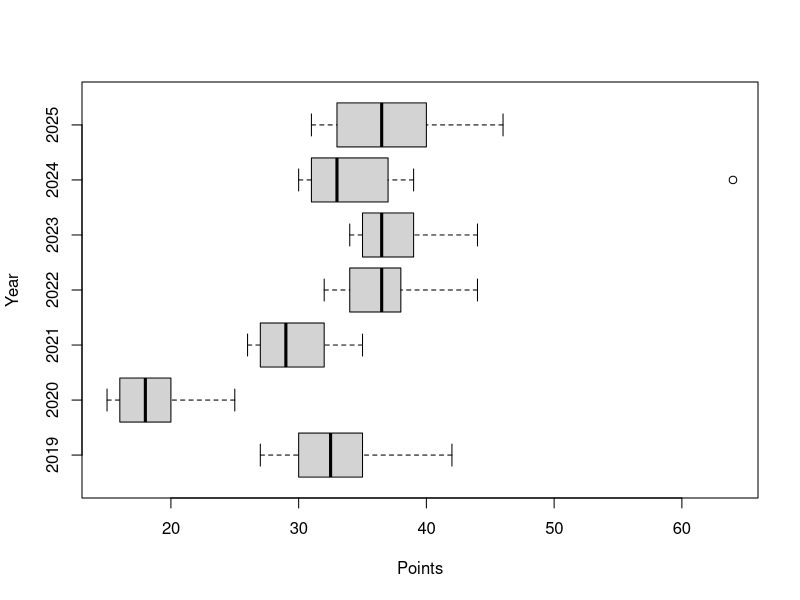
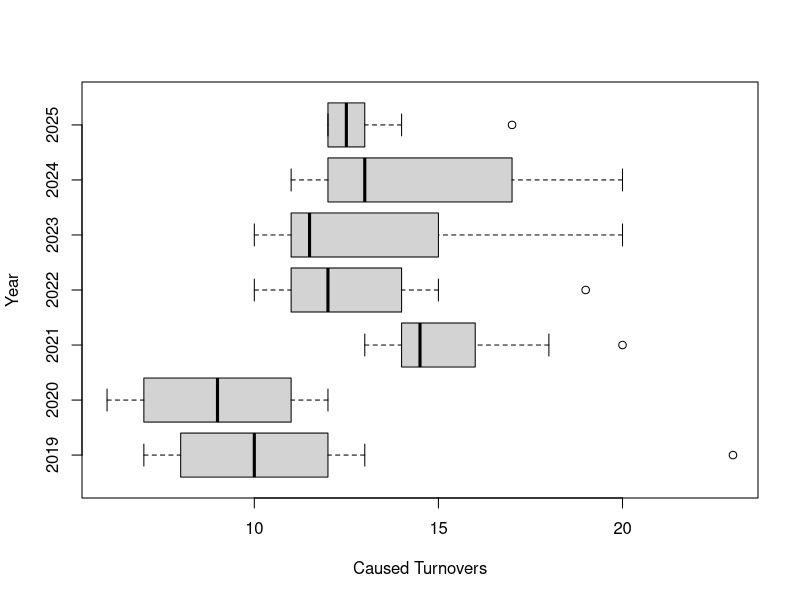

R code for these plots, in order:
## ---- chunk 1
knitr::opts_chunk$set(echo = TRUE)
## ---- chunk 2
Stats_2019 <- read.csv("pll-player-stats-2019.csv")
Stats_2020 <- read.csv("pll-player-stats-2020.csv")
Stats_2021 <- read.csv("pll-player-stats-2021.csv")
Stats_2022 <- read.csv("pll-player-stats-2022.csv")
Stats_2023 <- read.csv("pll-player-stats-2023.csv")
Stats_2024 <- read.csv("pll-player-stats-2024.csv")
Stats_2025 <- read.csv("pll-player-stats-2025.csv")
## ---- chunk 3
Stats_2019$UniqueID <- paste(Stats_2019$First.Name, Stats_2019$Last.Name, Stats_2019$Position, sep = '_')
Stats_2020$UniqueID <- paste(Stats_2020$First.Name, Stats_2020$Last.Name, Stats_2020$Position, sep = '_')
Stats_2021$UniqueID <- paste(Stats_2021$First.Name, Stats_2021$Last.Name, Stats_2021$Position, sep = '_')
Stats_2022$UniqueID <- paste(Stats_2022$First.Name, Stats_2022$Last.Name, Stats_2022$Position, sep = '_')
Stats_2023$UniqueID <- paste(Stats_2023$First.Name, Stats_2023$Last.Name, Stats_2023$Position, sep = '_')
Stats_2024$UniqueID <- paste(Stats_2024$First.Name, Stats_2024$Last.Name, Stats_2024$Position, sep = '_')
Stats_2025$UniqueID <- paste(Stats_2025$First.Name, Stats_2025$Last.Name, Stats_2025$Position, sep = '_')
Stats_2019$Year <- 2019
Stats_2020$Year <- 2020
Stats_2021$Year <- 2021
Stats_2022$Year <- 2022
Stats_2023$Year <- 2023
Stats_2024$Year <- 2024
Stats_2025$Year <- 2025

## ---- chunk 4
# First getting the top 10 players by overall points, scoring points, assists, caused turnovers, and ground balls

point_stats_2019 <- Stats_2019[ , c('First.Name', 'Last.Name', 'points', 'scoringPoints', 'assists', 'causedTurnovers', 'groundBalls', 'UniqueID', 'Year')]
top_ten_points_2019 <- head(point_stats_2019[order(point_stats_2019$points, decreasing = TRUE), ], 10)
top_ten_scoringPoints_2019 <- head(point_stats_2019[order(point_stats_2019$scoringPoints, decreasing = TRUE), ], 10)
top_ten_assists_2019 <- head(point_stats_2019[order(point_stats_2019$assists, decreasing = TRUE), ], 10)
top_ten_ct_2019 <- head(point_stats_2019[order(point_stats_2019$causedTurnovers, decreasing = TRUE), ], 10)
top_ten_gb_2019 <- head(point_stats_2019[order(point_stats_2019$groundBalls, decreasing = TRUE), ], 10)

# Combining the dataframes into one dataframe which is sorted by total points
combined19 <- rbind(top_ten_points_2019,
                  top_ten_scoringPoints_2019,
                  top_ten_assists_2019,
                  top_ten_ct_2019,
                  top_ten_gb_2019)

top_ten_performers_2019 <- combined19[order(-combined19$points), ]
top_ten_performers_2019 <- combined19[!duplicated(combined19$UniqueID), ]
## ---- chunk 5
#2020
point_stats_2020 <- Stats_2020[ , c('First.Name', 'Last.Name', 'points', 'scoringPoints', 'assists', 'causedTurnovers', 'groundBalls', 'UniqueID', 'Year')]
top_ten_points_2020 <- head(point_stats_2020[order(point_stats_2020$points, decreasing = TRUE), ], 10)
top_ten_scoringPoints_2020 <- head(point_stats_2020[order(point_stats_2020$scoringPoints, decreasing = TRUE), ], 10)
top_ten_assists_2020 <- head(point_stats_2020[order(point_stats_2020$assists, decreasing = TRUE), ], 10)
top_ten_ct_2020 <- head(point_stats_2020[order(point_stats_2020$causedTurnovers, decreasing = TRUE), ], 10)
top_ten_gb_2020 <- head(point_stats_2020[order(point_stats_2020$groundBalls, decreasing = TRUE), ], 10)

combined20 <- rbind(top_ten_points_2020,
                  top_ten_scoringPoints_2020,
                  top_ten_assists_2020,
                  top_ten_ct_2020,
                  top_ten_gb_2020)
top_ten_performers_2020 <- combined20[order(-combined20$points), ]
top_ten_performers_2020 <- combined20[!duplicated(combined20$UniqueID), ]

# 2021
point_stats_2021 <- Stats_2021[ , c('First.Name', 'Last.Name', 'points', 'scoringPoints', 
                                   'assists', 'causedTurnovers', 'groundBalls', 'UniqueID', 'Year')]

top_ten_points_2021 <- head(point_stats_2021[order(point_stats_2021$points, decreasing = TRUE), ], 10)
top_ten_scoringPoints_2021 <- head(point_stats_2021[order(point_stats_2021$scoringPoints, decreasing = TRUE), ], 10)
top_ten_assists_2021 <- head(point_stats_2021[order(point_stats_2021$assists, decreasing = TRUE), ], 10)
top_ten_ct_2021 <- head(point_stats_2021[order(point_stats_2021$causedTurnovers, decreasing = TRUE), ], 10)
top_ten_gb_2021 <- head(point_stats_2021[order(point_stats_2021$groundBalls, decreasing = TRUE), ], 10)

combined21 <- rbind(
  top_ten_points_2021,
  top_ten_scoringPoints_2021,
  top_ten_assists_2021,
  top_ten_ct_2021,
  top_ten_gb_2021
)

top_ten_performers_2021 <- combined21[order(-combined21$points), ]
top_ten_performers_2021 <- combined21[!duplicated(combined21$UniqueID), ]

# 2022
point_stats_2022 <- Stats_2022[ , c('First.Name', 'Last.Name', 'points', 'scoringPoints', 
                                   'assists', 'causedTurnovers', 'groundBalls', 'UniqueID', 'Year')]

top_ten_points_2022 <- head(point_stats_2022[order(point_stats_2022$points, decreasing = TRUE), ], 10)
top_ten_scoringPoints_2022 <- head(point_stats_2022[order(point_stats_2022$scoringPoints, decreasing = TRUE), ], 10)
top_ten_assists_2022 <- head(point_stats_2022[order(point_stats_2022$assists, decreasing = TRUE), ], 10)
top_ten_ct_2022 <- head(point_stats_2022[order(point_stats_2022$causedTurnovers, decreasing = TRUE), ], 10)
top_ten_gb_2022 <- head(point_stats_2022[order(point_stats_2022$groundBalls, decreasing = TRUE), ], 10)

combined22 <- rbind(
  top_ten_points_2022,
  top_ten_scoringPoints_2022,
  top_ten_assists_2022,
  top_ten_ct_2022,
  top_ten_gb_2022
)

top_ten_performers_2022 <- combined22[order(-combined22$points), ]
top_ten_performers_2022 <- combined22[!duplicated(combined22$UniqueID), ]

# 2023
point_stats_2023 <- Stats_2023[ , c('First.Name', 'Last.Name', 'points', 'scoringPoints', 
                                   'assists', 'causedTurnovers', 'groundBalls', 'UniqueID', 'Year')]

top_ten_points_2023 <- head(point_stats_2023[order(point_stats_2023$points, decreasing = TRUE), ], 10)
top_ten_scoringPoints_2023 <- head(point_stats_2023[order(point_stats_2023$scoringPoints, decreasing = TRUE), ], 10)
top_ten_assists_2023 <- head(point_stats_2023[order(point_stats_2023$assists, decreasing = TRUE), ], 10)
top_ten_ct_2023 <- head(point_stats_2023[order(point_stats_2023$causedTurnovers, decreasing = TRUE), ], 10)
top_ten_gb_2023 <- head(point_stats_2023[order(point_stats_2023$groundBalls, decreasing = TRUE), ], 10)

combined23 <- rbind(
  top_ten_points_2023,
  top_ten_scoringPoints_2023,
  top_ten_assists_2023,
  top_ten_ct_2023,
  top_ten_gb_2023
)

top_ten_performers_2023 <- combined23[order(-combined23$points), ]
top_ten_performers_2023 <- combined23[!duplicated(combined23$UniqueID), ]

# 2024
point_stats_2024 <- Stats_2024[ , c('First.Name', 'Last.Name', 'points', 'scoringPoints', 
                                   'assists', 'causedTurnovers', 'groundBalls', 'UniqueID', 'Year')]

top_ten_points_2024 <- head(point_stats_2024[order(point_stats_2024$points, decreasing = TRUE), ], 10)
top_ten_scoringPoints_2024 <- head(point_stats_2024[order(point_stats_2024$scoringPoints, decreasing = TRUE), ], 10)
top_ten_assists_2024 <- head(point_stats_2024[order(point_stats_2024$assists, decreasing = TRUE), ], 10)
top_ten_ct_2024 <- head(point_stats_2024[order(point_stats_2024$causedTurnovers, decreasing = TRUE), ], 10)
top_ten_gb_2024 <- head(point_stats_2024[order(point_stats_2024$groundBalls, decreasing = TRUE), ], 10)

combined24 <- rbind(
  top_ten_points_2024,
  top_ten_scoringPoints_2024,
  top_ten_assists_2024,
  top_ten_ct_2024,
  top_ten_gb_2024
)

top_ten_performers_2024 <- combined24[order(-combined24$points), ]
top_ten_performers_2024 <- combined24[!duplicated(combined24$UniqueID), ]

# 2025
point_stats_2025 <- Stats_2025[ , c('First.Name', 'Last.Name', 'points', 'scoringPoints', 
                                   'assists', 'causedTurnovers', 'groundBalls', 'UniqueID', 'Year')]

top_ten_points_2025 <- head(point_stats_2025[order(point_stats_2025$points, decreasing = TRUE), ], 10)
top_ten_scoringPoints_2025 <- head(point_stats_2025[order(point_stats_2025$scoringPoints, decreasing = TRUE), ], 10)
top_ten_assists_2025 <- head(point_stats_2025[order(point_stats_2025$assists, decreasing = TRUE), ], 10)
top_ten_ct_2025 <- head(point_stats_2025[order(point_stats_2025$causedTurnovers, decreasing = TRUE), ], 10)
top_ten_gb_2025 <- head(point_stats_2025[order(point_stats_2025$groundBalls, decreasing = TRUE), ], 10)

combined25 <- rbind(
  top_ten_points_2025,
  top_ten_scoringPoints_2025,
  top_ten_assists_2025,
  top_ten_ct_2025,
  top_ten_gb_2025
)

top_ten_performers_2025 <- combined25[order(-combined25$points), ]
top_ten_performers_2025 <- combined25[!duplicated(combined25$UniqueID), ]

## ---- chunk 6
combined19_25 <- rbind(top_ten_performers_2019,
                       top_ten_performers_2020,
                       top_ten_performers_2021,
                       top_ten_performers_2022,
                       top_ten_performers_2023,
                       top_ten_performers_2024,
                       top_ten_performers_2025)

top_ten_assists_19to25 <- head(combined19_25[order(combined19_25$assists, decreasing = TRUE), ], 10)
top_ten_points_19to25 <- head(combined19_25[order(combined19_25$points, decreasing = TRUE), ], 10)
top_ten_scoringPoints_19to25 <- head(combined19_25[order(combined19_25$scoringPoints, decreasing = TRUE), ], 10)
top_ten_ct_19to25 <- head(combined19_25[order(combined19_25$causedTurnovers, decreasing = TRUE), ], 10)
top_ten_gb_19to25 <- head(combined19_25[order(combined19_25$groundBalls, decreasing = TRUE), ], 10)

# Finding the best of the best
top_combined19_25 <- rbind(top_ten_assists_19to25,
                           top_ten_points_19to25,
                           top_ten_scoringPoints_19to25,
                           top_ten_gb_19to25,
                           top_ten_ct_19to25)
## ---- chunk 7
combined_points19to25 <- rbind(top_ten_points_2019,
                               top_ten_points_2020,
                               top_ten_points_2021,
                               top_ten_points_2022,
                               top_ten_points_2023,
                               top_ten_points_2024,
                               top_ten_points_2025)
points_boxplot <- boxplot(points ~ Year, data = combined_points19to25, horizontal = TRUE, xlab = "Points", ylab = "Year")

combined_ct19to25 <- rbind(top_ten_ct_2019,
                           top_ten_ct_2020,
                           top_ten_ct_2021,
                           top_ten_ct_2022,
                           top_ten_ct_2023,
                           top_ten_ct_2024,
                           top_ten_ct_2025)
ct_boxplot <- boxplot(causedTurnovers ~ Year, data = combined_ct19to25, horizontal = TRUE, xlab = "Caused Turnovers", ylab = "Year")
## ---- chunk 8

